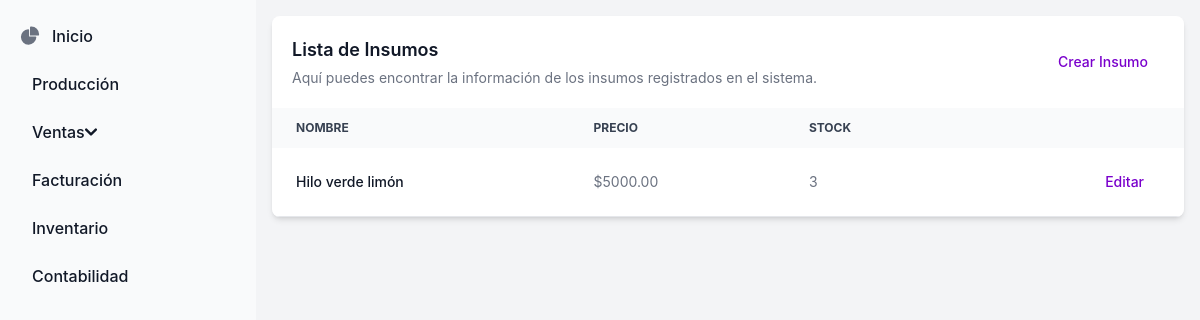
The page /core/insumos/ on the database its author committed.
### core/models.py (models this page shows, shortened)
class Insumo(models.Model):
    id = models.AutoField(primary_key=True)
    nombre = models.CharField(max_length=100)
    descripcion = models.TextField(blank=True, null=True)
    precio_base = models.DecimalField(max_digits=10, decimal_places=2)
    stock = models.PositiveIntegerField(default=0)
    activo = models.BooleanField(default=True)  # Opcional: para controlar la disponibilidad

### core/views.py (the view)
# urls.py: path('insumos/', views.listar_insumos, name='listar_insumos'),
def listar_insumos(request):
    insumos = models.Insumo.objects.all()
    return render(request, 'core/listar_insumos.html', {'insumos': insumos})

### core/templates/core/listar_insumos.html (shortened to what this page needs)
{% extends "_base.html" %}
{% block content %}
    <div class="relative overflow-x-auto shadow-md sm:rounded-lg">
        <table class="w-full text-sm text-left text-gray-500 dark:text-gray-400">
            <caption class="p-5 text-lg font-semibold text-left text-gray-900 bg-white dark:text-white dark:bg-gray-800">
                <div class="flex justify-between items-center">
                    <div>
                        Lista de Insumos
                        <p class="mt-1 text-sm font-normal text-gray-500 dark:text-gray-400">
                            Aquí puedes encontrar la información de los insumos registrados en el sistema.
                        </p>
                    </div>
                    <a href="{% url 'crear_insumo' %}"
                        class="inline-block px-4 py-2 text-secondary-600 text-sm font-medium rounded hover:bg-secondary-50 hover:underline">
                        Crear Insumo
                    </a>
                </div>
            </caption>
            <thead class="text-xs text-gray-700 uppercase bg-gray-50 dark:bg-gray-700 dark:text-gray-400">
                <tr>
                    <th scope="col" class="px-6 py-3">Nombre</th>
                    <th scope="col" class="px-6 py-3">Precio</th>
                    <th scope="col" class="px-6 py-3">Stock</th>
                    <th scope="col" class="px-6 py-3">
                    </th>
                </tr>
            </thead>
            <tbody>
                {% for insumo in insumos %}
                <tr class="bg-white border-b dark:bg-gray-800 dark:border-gray-700">
                    <th scope="row" class="px-6 py-4 font-medium text-gray-900 whitespace-nowrap dark:text-white">
                        {{ insumo.nombre }}
                    </th>
                    <td class="px-6 py-4">
                        ${{ insumo.precio_base }}
                    </td>
                    <td class="px-6 py-4">
                        {{ insumo.stock }}
                    </td>
                    <td class="px-6 py-4 text-right">
                        <a href="{% url 'editar_insumo' insumo.id %}"
                           class="inline-block px-4 py-2 rounded font-medium text-secondary-600 hover:bg-secondary-50 hover:underline">
                            Editar
                        </a>
                    </td>
                </tr>
                {% empty %}
                <tr class="bg-white border-b dark:bg-gray-800 dark:border-gray-700">
                    <td colspan="4" class="px-6 py-4 text-center text-gray-500 dark:text-gray-400">
                        No hay insumos registrados.
                    </td>
                </tr>
                {% endfor %}
            </tbody>
        </table>
    </div>
{% endblock content %}

### rows shown on the page
Insumo: nombre "Hilo verde limón", precio_base "5000.00", stock "3"
